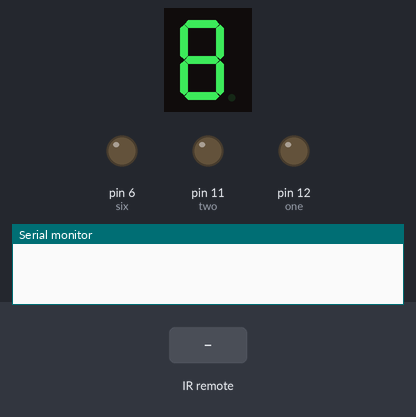
Bench run of a sketch on a simulated Arduino Uno, built with avr-gcc and run on an emulated ATmega328P. Parts: 1-digit seven-segment display, output pins drawn as LEDs (lit = HIGH), the last lines printed to the serial monitor. Wiring (inferred from the names in the program): 1-digit 7-segment display, segments lit when LOW: segments pin 2, pin 7, pin 3, pin 4, pin 8, pin 5, pin 9. The inputs (shaded band) are chosen by the test bench. The segment pins are drawn as the display they are named for; pins used as bus, display or sensor lines are not drawn.

Above: at 1.2 s.
1.3 s: infrared code 0x8F7 received
At 1.7 s:
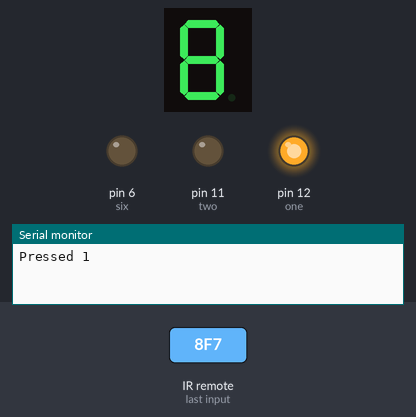
3.3 s: infrared code 0x8877 received
At 3.7 s:
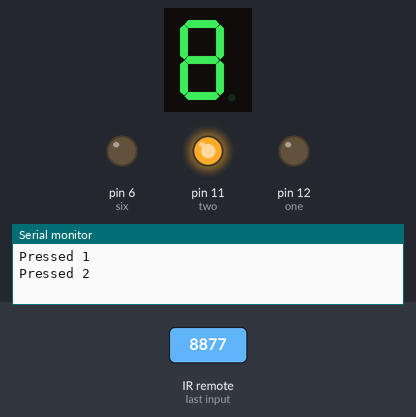
5.3 s: infrared code 0x48B7 received
At 5.6 s:
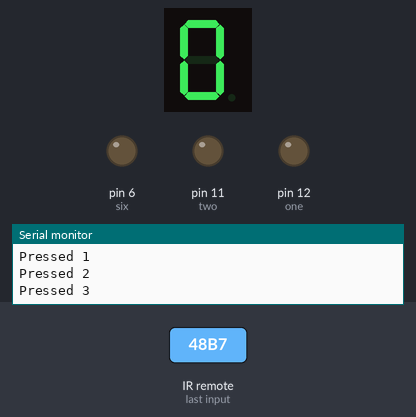
7.3 s: infrared code 0x28D7 received
At 7.7 s:
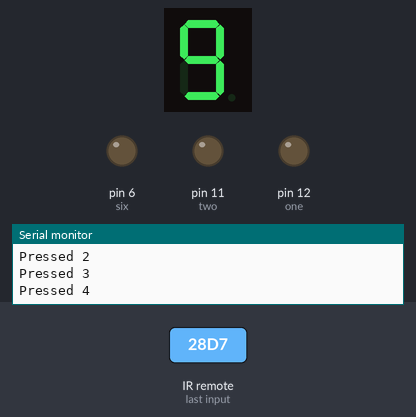
9.3 s: infrared code 0xA857 received
At 9.7 s:
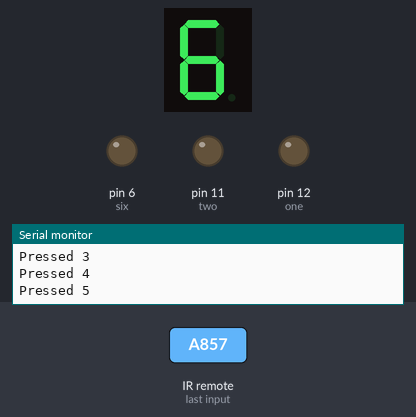
11.3 s: infrared code 0x6897 received
At 11.7 s:
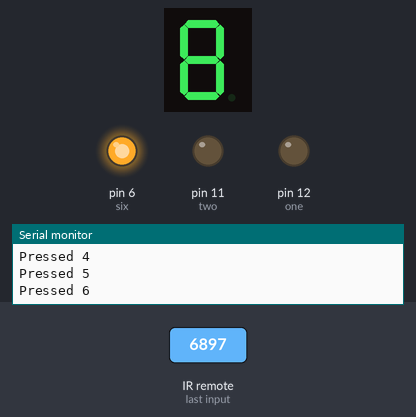
Timing chart, 0 to 14.3 s (numbered marks = the images above; inputs shaded):
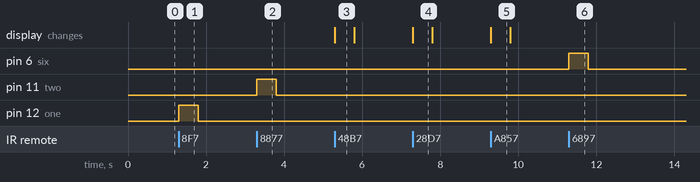

The sketch:

LED+IR.ino
```cpp
#include <IRremote.h>

// This will print in order 1234567890
int one = 12;
int two = 11;
int three = 9;
int four = 8;
int five = 7;
int six = 6;
int seven = 5;
int eight = 4;
int nine = 3;
int zero = 2;
int RECV_PIN = 10;

IRrecv irrecv(RECV_PIN);
decode_results results;


void setup()
{

  pinMode(one, OUTPUT);
  pinMode(two, OUTPUT);
  pinMode(three, OUTPUT);
  pinMode(four, OUTPUT);
  pinMode(five, OUTPUT);
  pinMode(six, OUTPUT);
  pinMode(seven, OUTPUT);
  pinMode(eight, OUTPUT);
  pinMode(nine, OUTPUT);
  pinMode(zero, OUTPUT);


  Serial.begin(9600);

  irrecv.enableIRIn();

}

void loop() {
  if (irrecv.decode(&results)) {
    unsigned int value = results.value;
    switch (value) {
      case 2295:
        Serial.println("Pressed 1");
      	digitalWrite(one, HIGH);
      	delay(500);
      	digitalWrite(one, LOW);
      	break;

      case 34935:
      Serial.println("Pressed 2");
      	digitalWrite(two, HIGH);
      	delay(500);
      	digitalWrite(two, LOW);
      	break;

      case 18615:
      	Serial.println("Pressed 3");
      	digitalWrite(three, HIGH);
      	delay(500);
      	digitalWrite(three, LOW);
      	break;

      case 10455:
      	Serial.println("Pressed 4");
      	digitalWrite(four, HIGH);
      	delay(500);
      	digitalWrite(four, LOW);
      	break;

      case 43095:
      	Serial.println("Pressed 5");
      	digitalWrite(five, HIGH);
      	delay(500);
      	digitalWrite(five, LOW);
      	break;

      case 26775:
      	Serial.println("Pressed 6");
      	digitalWrite(six, HIGH);
      	delay(500);
      	digitalWrite(six, LOW);
      	break;

      case 6375:
      	Serial.println("Pressed 7");
      	digitalWrite(seven, HIGH);
      	delay(500);
      	digitalWrite(seven, LOW);
      	break;

      case 39015:
      	Serial.println("Pressed 8");
      	digitalWrite(eight, HIGH);
      	delay(500);
      	digitalWrite(eight, LOW);
      	break;

      case 22695:
      	Serial.println("Pressed 9");
      	digitalWrite(nine, HIGH);
      	delay(500);
      	digitalWrite(nine, LOW);
      	break;

      case 12495:
      	Serial.println("Pressed 0");
      	digitalWrite(zero, HIGH);
      	delay(500);
      	digitalWrite(zero, LOW);
      	break;
    }
    irrecv.resume();
  }
}
```

Measured:
- after the input at 1.3 s, pin 12 (one): LOW → HIGH at once, → LOW 0.50 s later
- after the input at 3.3 s, pin 11 (two): LOW → HIGH at once, → LOW 0.50 s later
- after the input at 5.3 s, the display: changes at once (image 3)
- after the input at 7.3 s, the display: changes at once (image 4)
- after the input at 9.3 s, the display: changes at once (image 5)
- after the input at 11.3 s, pin 6 (six): LOW → HIGH at once, → LOW 0.50 s later
- what the display in image 3 shows lasts 0.5 s, from 5.3 s to 5.8 s
